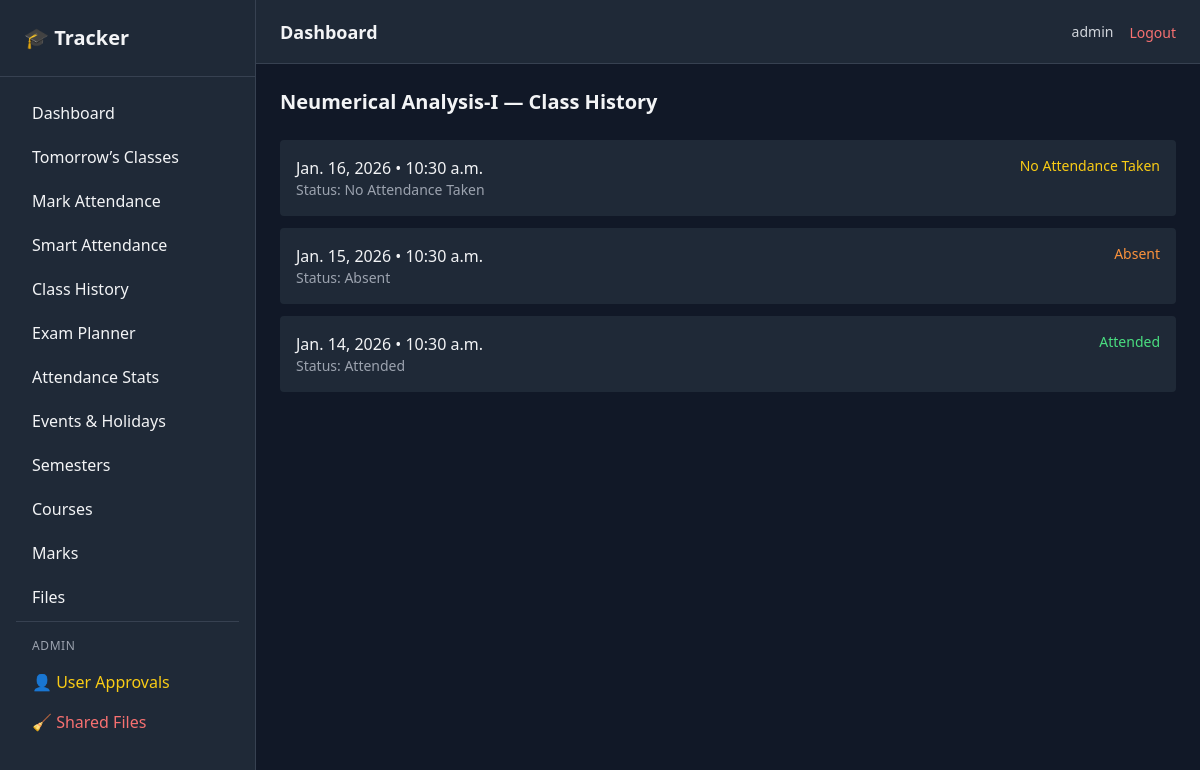
The app's page /history/1/ (signed in) with its own data.
### core/models.py (models this page shows, shortened)
class User(AbstractUser):
    email = models.EmailField(unique=True)
    full_name = models.CharField(max_length=200, null=True, blank=True)
    mobile = models.CharField(max_length=20, null=True, blank=True)
    university = models.CharField(
        max_length=200,
        blank=True,
        null=True
    )
    dob = models.DateField(
        blank=True,
        null=True
    )
    is_approved = models.BooleanField(default=False)

class Course(models.Model):
    user = models.ForeignKey(
        settings.AUTH_USER_MODEL,
        on_delete = models.CASCADE,
        related_name = 'courses'
    )
    semester = models.ForeignKey(
        Semester,
        on_delete = models.CASCADE,
        related_name = 'courses'
    )
    name = models.CharField(max_length=150)
    course_code = models.CharField(max_length=50)
    teacher_name = models.CharField(max_length=150)
    total_class_planned = models.PositiveIntegerField(default=20)
    created_at = models.DateTimeField(auto_now_add=True)
    class Meta:
        ordering = ['course_code']

class ClassSession(models.Model):
    STATUS_CHOICES = [
        ('planned', 'Planned'),
        ('completed', 'Attended'),
        ('absent', 'Absent'),
        ('cancelled', 'Cancelled'),
        ('no_attendance', 'No Attendance Taken'),
    ]
    user = models.ForeignKey(
        settings.AUTH_USER_MODEL,
        on_delete=models.CASCADE,
        related_name='class_sessions'
    )
    course = models.ForeignKey(
        Course,
        on_delete=models.CASCADE,
        related_name='sessions'
    )
    date = models.DateField()
    start_time = models.TimeField()
    status = models.CharField(
        max_length=20,
        choices=STATUS_CHOICES,
        default='planned'
    )
    created_at = models.DateTimeField(auto_now_add=True)
    class Meta:
        ordering = ['date', 'start_time']
        unique_together = ('course', 'date', 'start_time')

### core/views.py (the view)
@login_required
def class_history_detail(request, course_id):
    course = get_object_or_404(
        Course, id=course_id, user=request.user
    )
    sessions = ClassSession.objects.filter(
        course=course
    ).order_by('-date', '-start_time')
    return render(request, 'history/course_detail.html', {
        'course': course,
        'sessions': sessions
    })

### templates/history/course_detail.html
{% extends 'base/base.html' %}
{% block content %}
<h2 class="text-xl font-semibold mb-6">
    {{ course.name }} — Class History
</h2>
<div class="space-y-3">
    {% for s in sessions %}
        <div class="bg-gray-800 p-4 rounded flex justify-between">
            <div>
                <p class="font-medium">
                    {{ s.date }} • {{ s.start_time }}
                </p>
                <p class="text-sm text-gray-400">
                    Status: {{ s.get_status_display }}
                </p>
            </div>
            <span class="text-sm
                {% if s.status == 'completed' %} text-green-400
                {% elif s.status == 'absent' %} text-orange-400
                {% elif s.status == 'cancelled' %} text-red-400
                {% elif s.status == 'no_attendance' %} text-yellow-400
                {% else %} text-gray-400
                {% endif %}
            ">
                {{ s.get_status_display }}
            </span>
        </div>
    {% empty %}
        <p class="text-gray-400">No class sessions found.</p>
    {% endfor %}
</div>
{% endblock %}

### templates/base/navbar.html (shortened to what this page needs)
<header class="h-16 bg-gray-800 border-b border-gray-700 flex items-center justify-between px-4 sm:px-6">
    <div class="flex items-center gap-3">
        <h1 class="text-lg font-semibold">
            Dashboard
        </h1>
    </div>
    <div class="flex items-center gap-4">
        <span class="text-sm text-gray-300 hidden sm:block">
            {{ request.user.username }}
        </span>
        <form method="post" action="{% url 'logout' %}">
            <button type="submit"
                    class="text-red-400 hover:text-red-300 text-sm font-medium">
                Logout
            </button>
        </form>
    </div>
</header>

### records on screen
User: user.username "admin"
Course: name "Neumerical Analysis-I"
ClassSession: date "Jan. 16, 2026", start_time "10:30 a.m.", status "No Attendance Taken"
ClassSession: date "Jan. 15, 2026", start_time "10:30 a.m.", status "Absent"
ClassSession: date "Jan. 14, 2026", start_time "10:30 a.m.", status "Attended"
